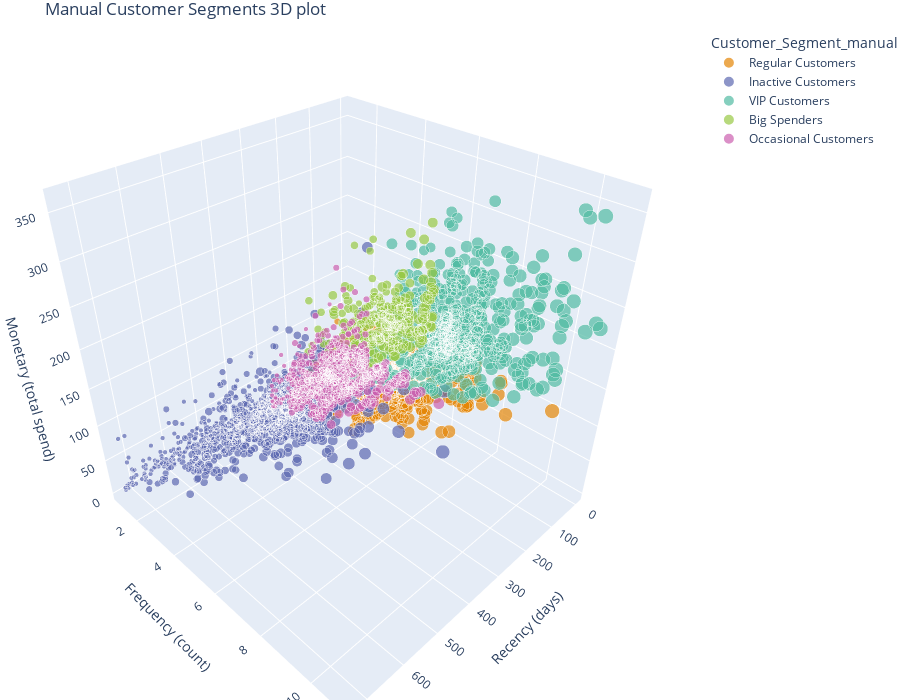

Notebook source saved alongside this figure:
### Code cell
# Visualize the clusters in 3D - interactively
from visualization_utils import plot_3d_segments


# Visualize the distribution of manual segments
manual_counts = rfm_df['Customer_Segment_manual'].value_counts().reset_index()
manual_counts.columns = ['Segment', 'Count']
manual_counts['Percentage'] = manual_counts['Count'] / manual_counts['Count'].sum() * 100

fig_Manual = plot_3d_segments(rfm_df,color_column='Customer_Segment_manual', color_discrete_sequence=px.colors.qualitative.Vivid,title='Manual Customer Segments 3D plot')
fig_Manual.show()

### Figure 1 — Plotly figure (JSON) as saved in the notebook; plotly's stock layout.template omitted (floating-point values rounded to 4 significant figures; data arrays with more than 128 entries replaced by an {"elided": "..."} marker saying what was removed)
{"data": [{"customdata": {"elided": "1328x1 str values"}, "hovertemplate": "Customer_Segment_manual=%{customdata[0]}<br>Recency=%{x}<br>Frequency=%{marker.size}<br>Monetary=%{z:.2f}<extra></extra>", "legendgroup": "Regular Customers", "marker": {"color": "rgb(229, 134, 6)", "opacity": 0.7, "size": {"elided": "1328 int values"}, "sizemode": "area", "sizeref": 0.04889, "symbol": "circle"}, "mode": "markers", "name": "Regular Customers", "scene": "scene", "showlegend": true, "type": "scatter3d", "x": {"elided": "1328 int values"}, "y": {"elided": "1328 int values"}, "z": {"elided": "1328 float values"}}, {"customdata": {"elided": "975x1 str values"}, "hovertemplate": "Customer_Segment_manual=%{customdata[0]}<br>Recency=%{x}<br>Frequency=%{marker.size}<br>Monetary=%{z:.2f}<extra></extra>", "legendgroup": "Inactive Customers", "marker": {"color": "rgb(93, 105, 177)", "opacity": 0.7, "size": {"elided": "975 int values"}, "sizemode": "area", "sizeref": 0.04889, "symbol": "circle"}, "mode": "markers", "name": "Inactive Customers", "scene": "scene", "showlegend": true, "type": "scatter3d", "x": {"elided": "975 int values"}, "y": {"elided": "975 int values"}, "z": {"elided": "975 float values"}}, {"customdata": {"elided": "610x1 str values"}, "hovertemplate": "Customer_Segment_manual=%{customdata[0]}<br>Recency=%{x}<br>Frequency=%{marker.size}<br>Monetary=%{z:.2f}<extra></extra>", "legendgroup": "VIP Customers", "marker": {"color": "rgb(82, 188, 163)", "opacity": 0.7, "size": {"elided": "610 int values"}, "sizemode": "area", "sizeref": 0.04889, "symbol": "circle"}, "mode": "markers", "name": "VIP Customers", "scene": "scene", "showlegend": true, "type": "scatter3d", "x": {"elided": "610 int values"}, "y": {"elided": "610 int values"}, "z": {"elided": "610 float values"}}, {"customdata": {"elided": "279x1 str values"}, "hovertemplate": "Customer_Segment_manual=%{customdata[0]}<br>Recency=%{x}<br>Frequency=%{marker.size}<br>Monetary=%{z:.2f}<extra></extra>", "legendgroup": "Big Spenders", "marker": {"color": "rgb(153, 201, 69)", "opacity": 0.7, "size": {"elided": "279 int values"}, "sizemode": "area", "sizeref": 0.04889, "symbol": "circle"}, "mode": "markers", "name": "Big Spenders", "scene": "scene", "showlegend": true, "type": "scatter3d", "x": {"elided": "279 int values"}, "y": {"elided": "279 int values"}, "z": {"elided": "279 float values"}}, {"customdata": {"elided": "706x1 str values"}, "hovertemplate": "Customer_Segment_manual=%{customdata[0]}<br>Recency=%{x}<br>Frequency=%{marker.size}<br>Monetary=%{z:.2f}<extra></extra>", "legendgroup": "Occasional Customers", "marker": {"color": "rgb(204, 97, 176)", "opacity": 0.7, "size": {"elided": "706 int values"}, "sizemode": "area", "sizeref": 0.04889, "symbol": "circle"}, "mode": "markers", "name": "Occasional Customers", "scene": "scene", "showlegend": true, "type": "scatter3d", "x": {"elided": "706 int values"}, "y": {"elided": "706 int values"}, "z": {"elided": "706 float values"}}], "layout": {"height": 700, "legend": {"itemsizing": "constant", "title": {"text": "Customer_Segment_manual"}, "tracegroupgap": 0}, "margin": {"b": 0, "l": 0, "r": 0, "t": 30}, "scene": {"domain": {"x": [0, 1], "y": [0, 1]}, "xaxis": {"title": {"text": "Recency (days)"}}, "yaxis": {"title": {"text": "Frequency (count)"}}, "zaxis": {"title": {"text": "Monetary (total spend)"}}}, "title": {"text": "Manual Customer Segments 3D plot"}, "width": 900}}
